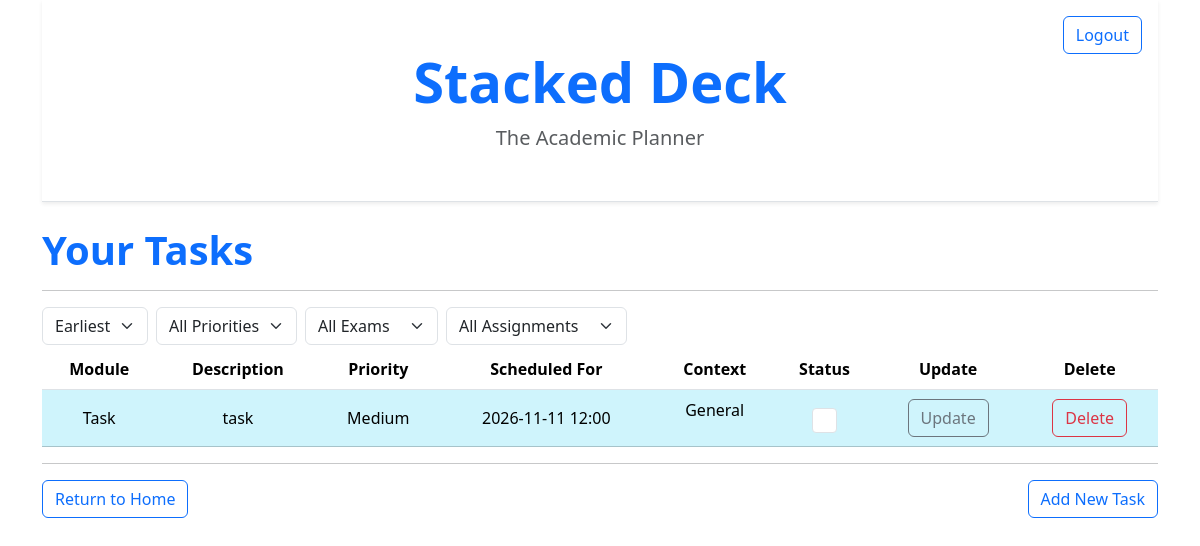
/view-tasks (signed in), run on the app's committed database.
### app/models.py (models this page shows)
class Task(db.Model):
    id: so.Mapped[int] = so.mapped_column(primary_key=True)
    module: so.Mapped[str] = so.mapped_column(sa.String(256), index=True)
    description: so.Mapped[str] = so.mapped_column(sa.String(256))
    completed: so.Mapped[bool] = so.mapped_column(sa.Boolean, index=True, default=False, nullable=False)
    priority: so.Mapped[Priority] = so.mapped_column(
        sa.Enum(Priority),
        default=Priority.MEDIUM,
        nullable=False
    )
    scheduled_time: so.Mapped[datetime.datetime] = so.mapped_column(sa.DateTime(timezone=True), index=True, nullable=False)
    duration_minutes: so.Mapped[int] = so.mapped_column(sa.Integer, default=60)
    user_id: so.Mapped[int] = so.mapped_column(sa.ForeignKey(User.id), index=True)
    author: so.Mapped[User] = so.relationship(back_populates='tasks')
    exam_id: so.Mapped[Optional[int]] = so.mapped_column(sa.ForeignKey(Exam.id), nullable=True)
    assignment_id: so.Mapped[Optional[int]] = so.mapped_column(sa.ForeignKey(Assignment.id), nullable=True)
    exam: so.Mapped[Optional['Exam']] = so.relationship(back_populates='tasks')
    assignment: so.Mapped[Optional['Assignment']] = so.relationship(back_populates='tasks')

### app/routes.py (the view)
@app.route('/view-tasks', methods=['GET', 'POST'])
@login_required
def view_tasks():
    sort_type = request.args.get('type', '')
    priority_type = request.args.get('priority', '')
    exam_filter = request.args.get('exam_id', '')
    assign_filter = request.args.get('assignment_id', '')
    query = Task.query.filter_by(author=current_user)
    if exam_filter:
        query = query.filter(Task.exam_id == int(exam_filter))
    if assign_filter:
        query = query.filter(Task.assignment_id == int(assign_filter))
    if priority_type:
        target_priority = Priority(int(priority_type))
        query = query.filter(Task.priority == target_priority)
    if sort_type == 'descending':
        query = query.order_by(Task.scheduled_time.desc())
    else:
        query = query.order_by(Task.scheduled_time.asc())
    tasks = query.all()
    today = datetime.now().date()
    for task in tasks:
        delta = (task.scheduled_time.date() - today).days
        if task.completed:
            task.row_class = "text-muted opacity-50"
            task.text_style = "text-decoration-line-through"
        elif delta < 0:
            task.row_class = "table-danger fw-bold"
            task.text_style = ""
        elif delta <= 7:
            task.row_class = "table-danger"
            task.text_style = ""
        elif delta <= 14:
            task.row_class = "table-warning"
            task.text_style = ""
        else:
            task.row_class = "table-info"
            task.text_style = ""
    user_exams = Exam.query.filter_by(author=current_user).all()
    user_assigns = Assignment.query.filter_by(author=current_user).all()
    return render_template('view-tasks.html', tasks=tasks, type=sort_type, priority=priority_type, user_exams=user_exams, user_assigns=user_assigns, selected_exam=exam_filter, selected_assign=assign_filter)

### app/models.py (called while the page is built)
@login.user_loader
def load_user(id):
    return db.session.get(User, int(id))

### app/templates/view-tasks.html (shortened to what this page needs)
{% extends "base.html" %} {% block title %}Tasks{% endblock %} {% block content
%}
<h1 class="display-6 fw-bold text-primary">Your Tasks</h1>
<hr />
<form method="GET" class="d-flex gap-2 mb-1">
  <select name="type" class="form-select w-auto" onchange="this.form.submit()">
    <option value="ascending" {% if type == "ascending" %}selected{% endif %}>
      Earliest
    </option>
  </select>
<select name="priority" class="form-select w-auto" onchange="this.form.submit()">
  <option value="" {% if not priority %}selected{% endif %}>All Priorities</option>
</select>
  <select name="exam_id" class="form-select w-auto" onchange="this.form.submit()">
            <option value="" {% if not selected_exam %}selected{% endif %}>All Exams</option>
        </select>
        <select name="assignment_id" class="form-select w-auto" onchange="this.form.submit()">
            <option value="" {% if not selected_assign %}selected{% endif %}>All Assignments</option>
        </select>
</form>
<table class="table table-hover text-center">
  <thead>
    <tr>
      <th>Module</th>
      <th>Description</th>
      <th>Priority</th>
      <th>Scheduled For</th>
      <th>Context</th>
      <th>Status</th>
      <th>Update</th>
      <th>Delete</th>
    </tr>
  </thead>
  <tbody>
    {% if tasks %}
    {% for task in tasks %}
    <tr class="align-middle {{ task.row_class }}">
      <td class="{{ task.text_style }}">{{ task.module }}</td>
      <td>{{ task.description }}</td>
      <td>{{ task.priority.name.capitalize() }}</td>
      <td>{{ task.scheduled_time.strftime('%Y-%m-%d %H:%M') }}</td>
      <td>
        {% if task.exam %}
        <p><b>Exam:</b> {{ task.exam.module }}</p>
        {% elif task.assignment %}
        <p><b>Coursework:</b> {{ task.assignment.title }}</p>
        {% else %}
        <p>General</p>
        {% endif %}
      </td>
      <td>
        <form
          action="{{ url_for('toggle_status', item_type='task', item_id=task.id) }}"
          method="POST"
        >
          <input
          class="form-check-input"
            type="checkbox"
            style="width: 25px; height: 25px; cursor: pointer;"
            onchange="this.form.submit()"
          />
        </form>
      </td>
      <td>
        <a
          href="{{ url_for('updating_task', task_id=task.id) }}"
          class="btn btn-outline-secondary"
          >Update</a
        >
      </td>
      <td>
        <form
          action="{{ url_for('delete_task', task_id=task.id) }}"
          method="POST"
          style="display: inline"
        >
          <button
            type="submit"
            onclick="return confirm('Are you sure?');"
            class="btn btn-outline-danger"
          >
            Delete
          </button>
        </form>
      </td>
    </tr>
    {% endfor %}
    {% else %}
      <tr>
        <td colspan="8" class="text-center">No tasks match the selected filters.</td>
      </tr>
    {% endif %}
  </tbody>
</table>
<hr />
<div class="d-flex">
  <a href="{{ url_for('index') }}" class="btn btn-outline-primary"
    >Return to Home</a
  >
  <a href="{{ url_for('add_task') }}" class="btn btn-outline-primary ms-auto"
    >Add New Task</a
  >
</div>
{% endblock %}

### data on the page
Task: module "Task", description "task", priority.name "Medium", scheduled_time "2026-11-11 12:00"
